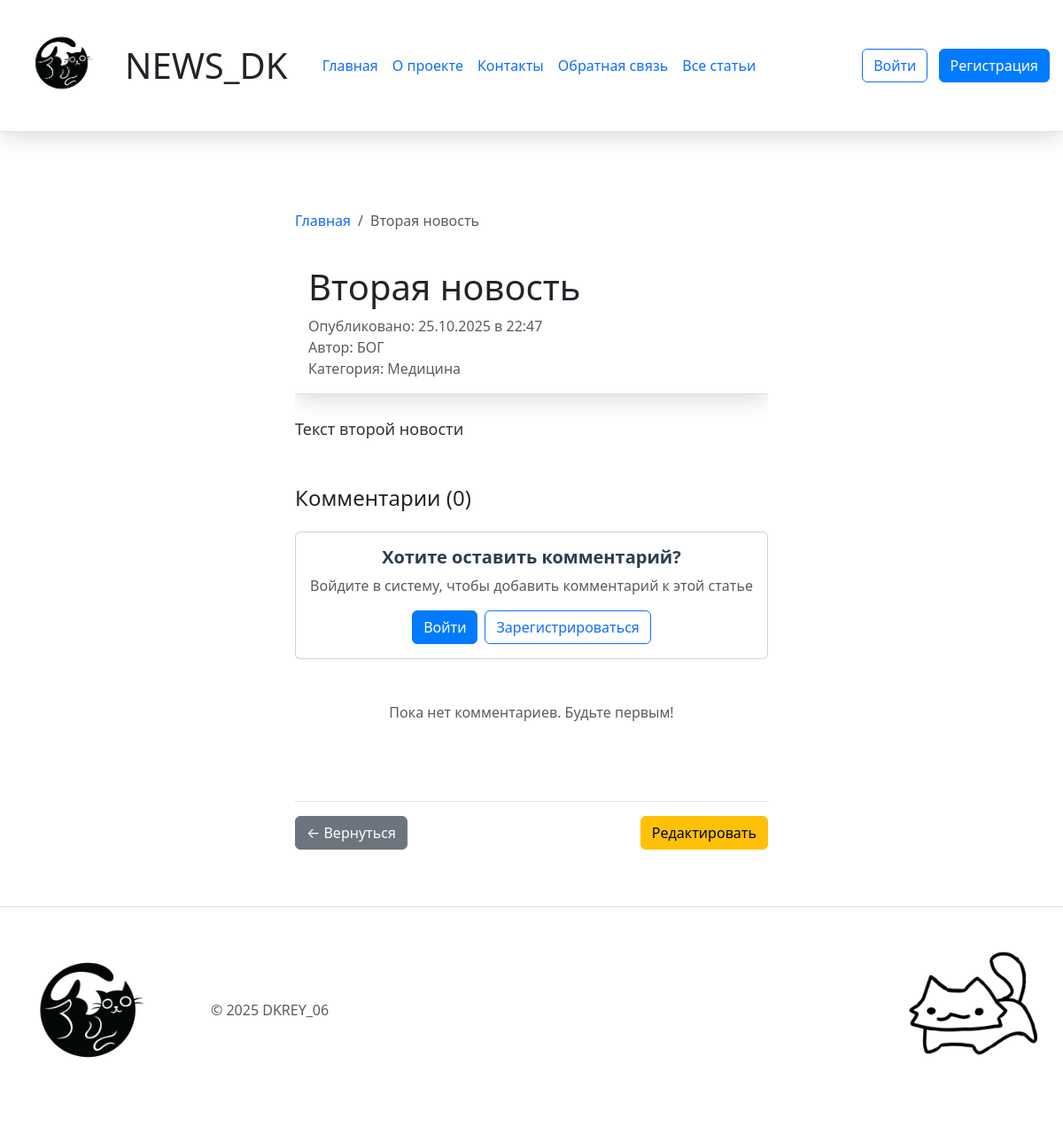
The page /news/2 on the database its author committed.
### 3.UPG_News_Blog_DK/models.py (models this page shows, shortened)
class Article(db.Model):
    __tablename__ = 'article'
    id = db.Column(db.Integer, primary_key=True)
    title = db.Column(db.String(200), nullable=False)
    text = db.Column(db.Text, nullable=False)
    created_date = db.Column(db.DateTime, default=datetime.now)
    user_id = db.Column(db.Integer, db.ForeignKey('user.id'), nullable=False)
    category = db.Column(db.String(50), nullable=False, default='general')
    comments = db.relationship('Comment', backref='article', lazy=True, cascade='all, delete-orphan')

class User(db.Model, UserMixin):
    __tablename__ = 'user'
    id = db.Column(db.Integer, primary_key=True)
    name = db.Column(db.String(100), nullable=False)
    email = db.Column(db.String(100), nullable=False, unique=True)
    hashed_password = db.Column(db.String(200), nullable=False)
    created_date = db.Column(db.DateTime, default=datetime.now)
    articles = db.relationship('Article', backref='author', lazy=True)

### 3.UPG_News_Blog_DK/app.py (the view)
@app.route('/news/<int:id>')
def news(id):
    article = Article.query.get_or_404(id)
    comments = Comment.query.filter_by(article_id=id).order_by(Comment.date.desc()).all()
    article_data = {
        'id': article.id,
        'title': article.title,
        'date': article.created_date,
        'preview': article.text[:100] + '...' if len(article.text) > 100 else article.text,
        'content': article.text,
        'author': article.author.name,
        'category': article.category
    }
    return render_template('news_detail.html', article=article_data, comments=comments)

### 3.UPG_News_Blog_DK/app.py (called while the page is built)
def get_categories():
    categories = db.session.query(Article.category).distinct().all()
    return [category[0] for category in categories]

@app.context_processor
def inject_today():
    return {'today': datetime.now().date()}

@app.context_processor
def inject_categories():
    categories = get_categories()
    return {'categories': categories}

@app.context_processor
def inject_current_user():
    return {'current_user': current_user}

### 3.UPG_News_Blog_DK/templates/news_detail.html (shortened to what this page needs)
{% extends 'base.html' %}
{% block content %}
<div class="container mt-4">
	<nav aria-label="breadcrumb" class="mb-4">
		<ol class="breadcrumb">
			<li class="breadcrumb-item"><a href="{{ url_for('index') }}" class="text-decoration-none">Главная</a></li>
			<li class="breadcrumb-item active">{{ article.title }}</li>
		</ol>
	</nav>
	<article class="news-detail">
		<header class="mb-4 pb-3 border-bottom">
			<div class="d-flex justify-content-between align-items-start">
				<h1 class="display-6 mb-2">{{ article.title }}</h1>
			</div>
			<p class="text-muted mb-0">
				 Опубликовано: {{ article.date.strftime('%d.%m.%Y в %H:%M') }}
			</p>
			{% if article.author %}
			<p class="text-muted mb-0">Автор: {{ article.author }}</p>
			{% endif %}
			{% if article.category %}
			<p class="text-muted mb-0">Категория: {{ article.category }}</p>
			{% endif %}
		</header>
		<div class="article-content mb-5">
			<p class="lead">{{ article.content }}</p>
		</div>
		<div class="comments-section mt-5">
			<h4 class="mb-4">Комментарии ({{ comments|length }})</h4>
			{% if current_user.is_authenticated %}
			<div class="card mb-4">
				<div class="card-body">
					<h5 class="card-title">Добавить комментарий</h5>
					<p class="text-muted small">Вы вошли как: <strong>{{ current_user.name }}</strong></p>
					<form method="POST" action="{{ url_for('add_comment', article_id=article.id) }}">
						<div class="mb-3">
							<label class="form-label">Текст комментария:</label>
							<textarea class="form-control {% if errors and errors.comment_text %}is-invalid{% endif %}"
								name="comment_text" rows="4"
								placeholder="Введите ваш комментарий...">{{ comment_text if comment_text else '' }}</textarea>
							{% if errors and errors.comment_text %}
							<div class="invalid-feedback d-block">{{ errors.comment_text }}</div>
							{% endif %}
						</div>
						<button type="submit" class="btn btn-primary">Отправить комментарий</button>
					</form>
				</div>
			</div>
			{% else %}
			<div class="card mb-4">
				<div class="card-body text-center">
					<h5 class="card-title">Хотите оставить комментарий?</h5>
					<p class="text-muted">Войдите в систему, чтобы добавить комментарий к этой статье</p>
					<div class="d-flex gap-2 justify-content-center">
						<a href="{{ url_for('login', next=url_for('news', id=article.id)) }}" class="btn btn-primary">
							Войти
						</a>
						<a href="{{ url_for('register', next=url_for('news', id=article.id)) }}"
							class="btn btn-outline-primary">
							Зарегистрироваться
						</a>
					</div>
				</div>
			</div>
			{% endif %}
			{% if comments %}
			{% for comment in comments %}
			<div class="card mb-3">
				<div class="card-body">
					<div class="d-flex justify-content-between align-items-start mb-2">
						<h6 class="card-subtitle mb-1 text-primary">{{ comment.author_name }}</h6>
						<small class="text-muted">{{ comment.date.strftime('%d.%m.%Y в %H:%M') }}</small>
					</div>
					<p class="card-text">{{ comment.text }}</p>
				</div>
			</div>
			{% endfor %}
			{% else %}
			<div class="text-center py-4">
				<p class="text-muted">Пока нет комментариев. Будьте первым!</p>
			</div>
			{% endif %}
		</div>
		<div class="mt-5 pt-3 border-top d-flex justify-content-between">
			<a href="{{ url_for('index') }}" class="btn btn-secondary">
				← Вернуться
			</a>
			<div>
				<a href="{{ url_for('edit_article', id=article.id) }}" class="btn btn-warning">
					Редактировать
				</a>
			</div>
		</div>
	</article>
</div>
{% endblock %}

### 3.UPG_News_Blog_DK/static/css/main.css (style rules this page uses)
body { background-color: white; }
header { position: sticky; top: 0; padding: 15px; z-index: 1000; background-color: white; -webkit-box-shadow: 0 5px 25px rgba(0, 0, 0, 0.15); box-shadow: 0 5px 25px rgba(0, 0, 0, 0.15); }

### 3.UPG_News_Blog_DK/static/css/index.css (style rules this page uses)
.card-title { color: #2c3e50; font-weight: 600; }
.btn-primary { background-color: #007bff; border-color: #007bff; }

### 3.UPG_News_Blog_DK/static/css/news_detail.css (style rules this page uses)
.news-detail { max-width: 800px; margin: 0 auto; overflow-x: hidden; position: relative; z-index: 1; }
.article-content { font-size: 18px; line-height: 1.7; color: #333; }
.lead { font-size: 18px; font-weight: 400; }

### rows shown on the page
Article: title "Вторая новость", date "25.10.2025 в 22:47", category "Медицина", content "Текст второй новости"
User: author "БОГ"

### other values the page prints
{{ comments|length }} "0"
